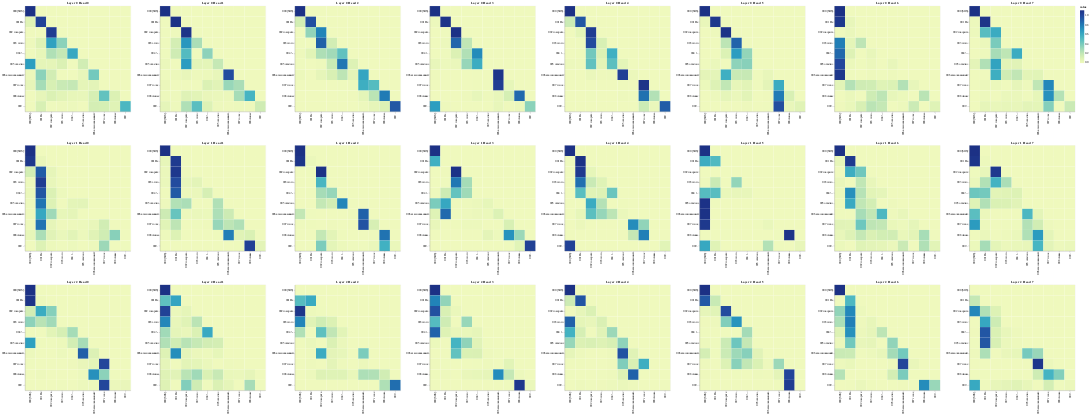

Write notebook code for a chart like this one.
### Code cell
# Encoder Self-Attention
get_all_attention_maps("decoder", layers, heads, decoder_input_tokens, decoder_input_tokens, min(20, sentence_len))
